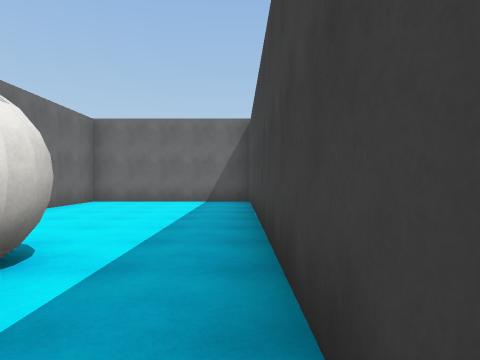
view 1 (above)

24 first-person views from a walk through a scene from a Unity 3-D project. The camera is 1.3 m above the floor, looks level and sees 75° across. The floor is counted in squares, 2 m on a side. Each view is taken from the middle of a square. On the plan, view 1 faces up. The plan holds only what a view shows up to about 10 squares ahead; the rest is blank. The place goes on beyond the plan. The player character is not drawn. Surface patterns are stand-ins for the level's own textures.

view 2
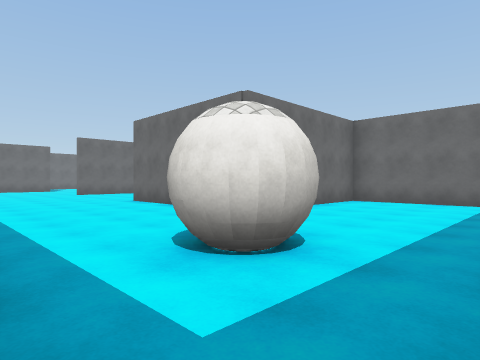

view 3
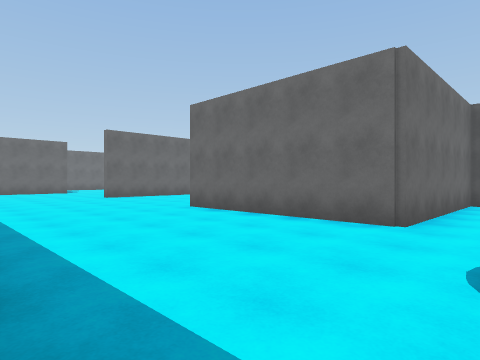

view 4
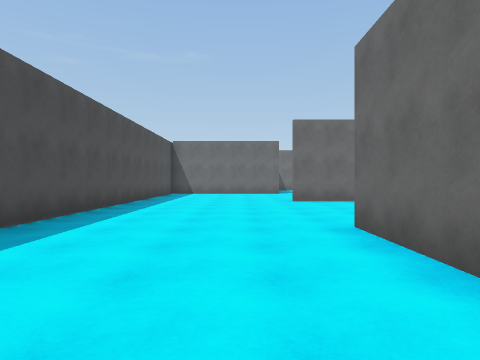

view 5
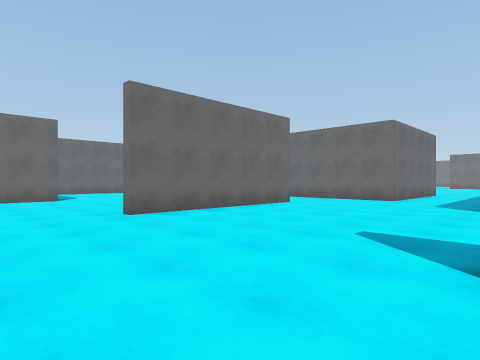

view 6
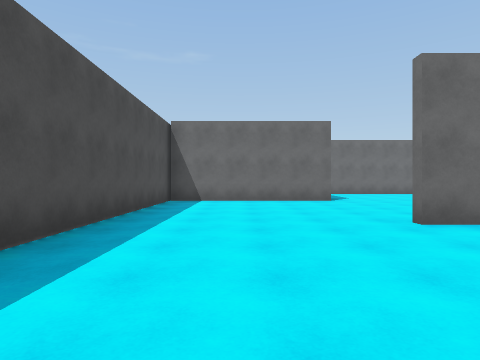

view 7
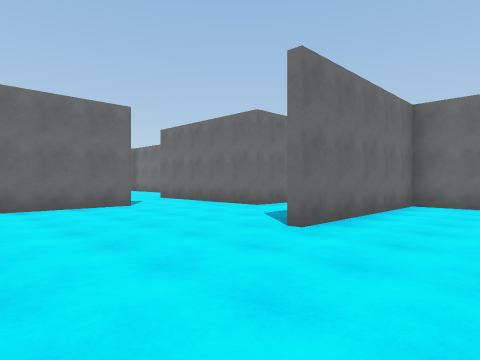

view 8
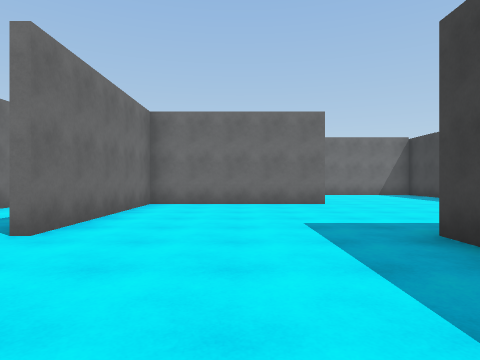

view 9
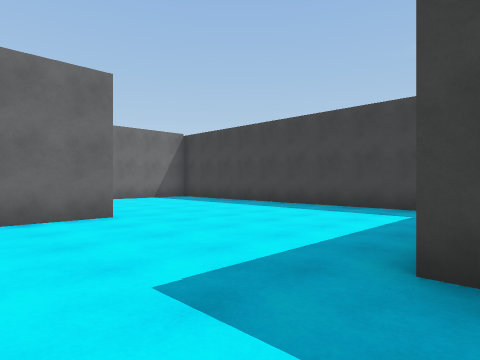

view 10
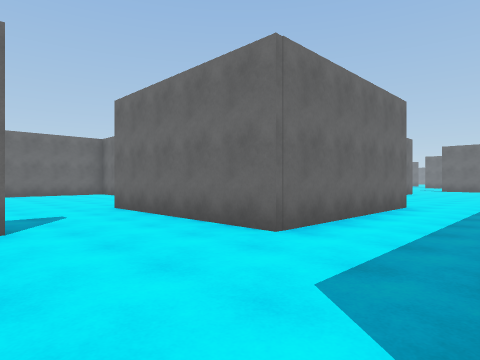

view 11
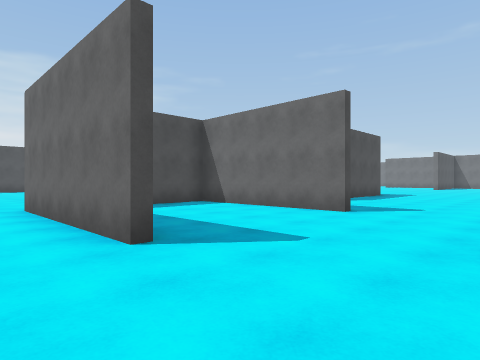

view 12
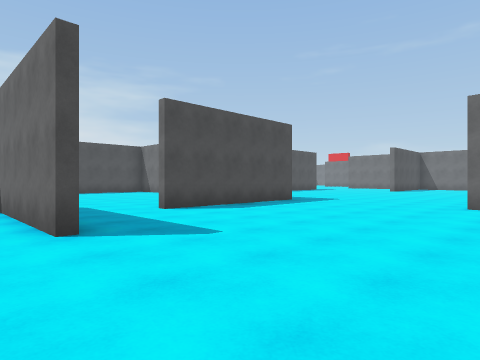

view 13
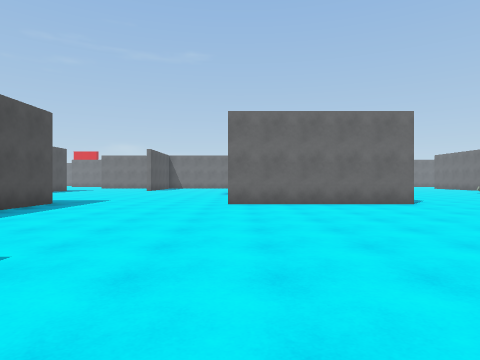

view 14
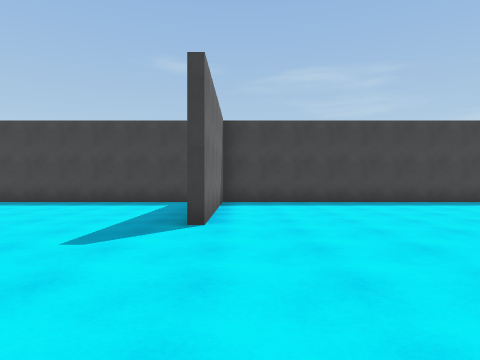

view 15
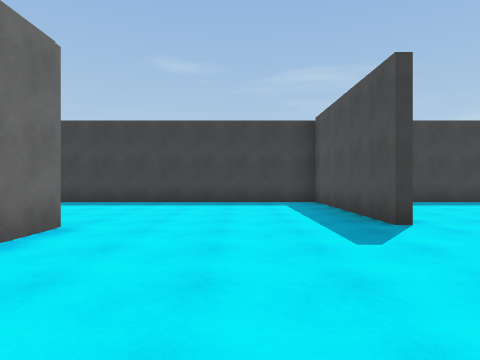

view 16
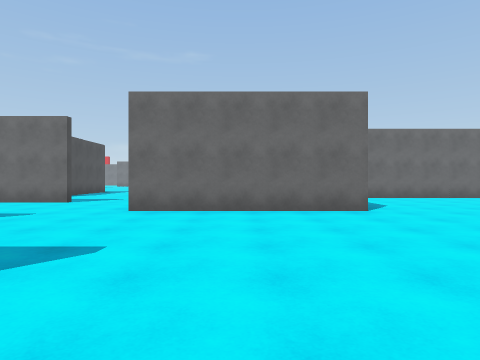

view 17
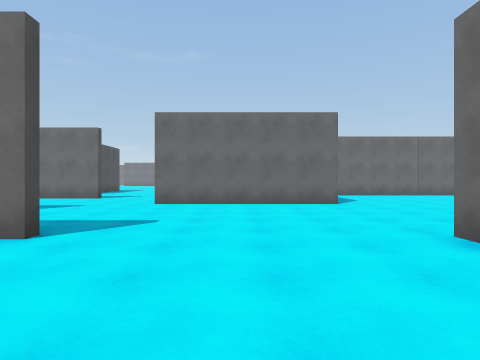

view 18
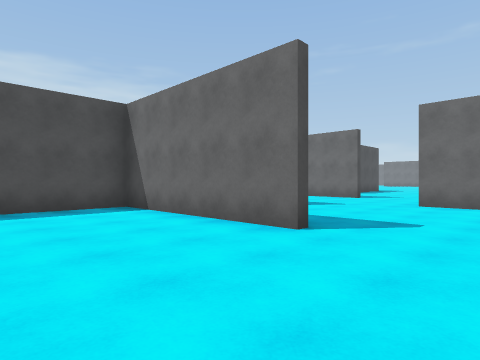

view 19
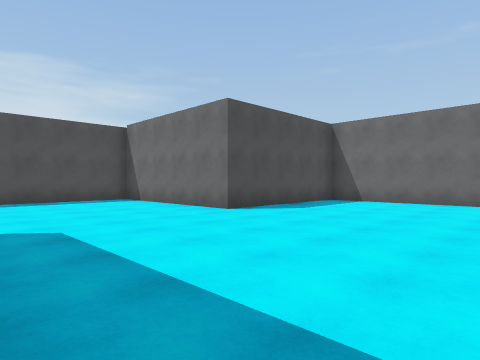

view 20
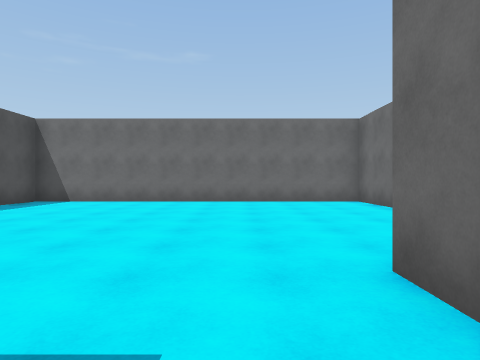

view 21
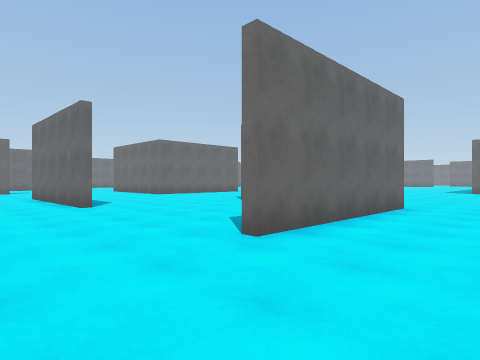

view 22
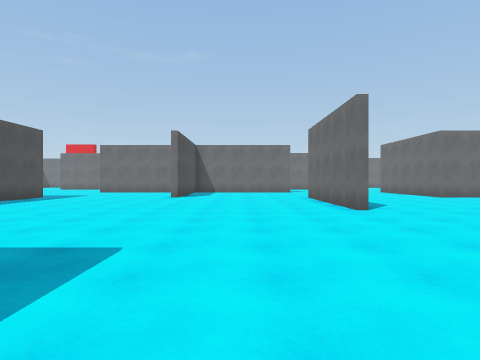

view 23
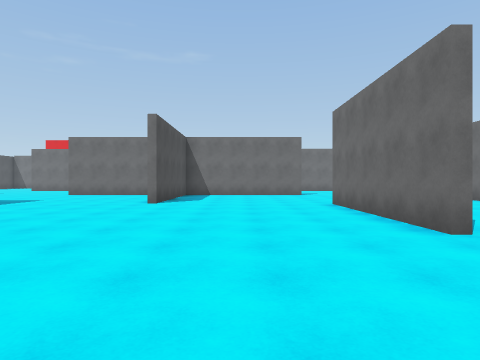

view 24
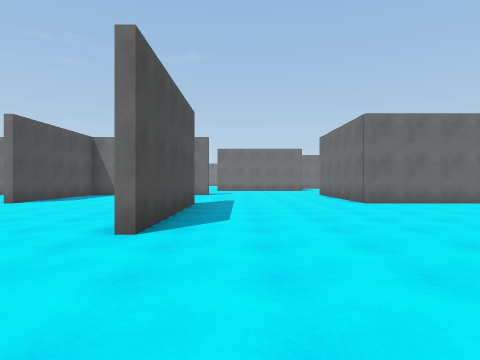

### Floor plan
Points are (right, up) in squares from view 1. A wall is a line through its corners. A room is listed if a view was taken in it or the views show most of it. See-through windows are left out.
Room 1 (views 1, 2, 3, 4, 5, 6, 7, 8, 9, 10, 11, 14, 15, 16, 17, 18, 19, 20)
walls: (-4.6, 14.4) (-9.4, 14.4) (-9.4, 9.6); (-4.7, 9) (-4.7, 9.8); (-14.5, 9.8) (-14.5, 4.6); (-12.4, 17.1) (-12.4, 12.1) (-17.2, 12.1); (-9.4, 19.8) (-9.4, 14.7) (-6.9, 14.7); (-4.5, 19.8) (0.3, 19.8) (0.3, 27.4); (0.3, 11) (0.3, 19.5); (0.4, 9.4) (-4.4, 9.4) (-4.4, 4.6) (-9.4, 4.6); (0, 19.5) (-4.5, 19.5); (-9.1, 24.5) (-9.6, 24.5); (-4.6, 24.5) (-5.9, 24.5); (-22.2, 14.6) (-24.4, 14.6) (-24.4, 4.8) (-19.8, 4.8) (-19.8, -0.2) (-9.1, -0.2); (-14.5, 24.8) (-14.5, 19.6); (0.3, 0.4) (0.3, 8.6)
ways out: opening at (-18.5, 15) to room 2; opening at (-14.5, 18.5) to room 2
Room 2 (views 12, 13, 21, 22, 23, 24)
walls: (-24.8, 14.8) (-19.8, 14.8); (-29.6, 19.5) (-34.5, 19.5); (-33, 9.7) (-32.5, 9.7); (-36, 14.7) (-34.6, 14.7); (-34.5, 19.8) (-29.6, 19.8); (-17, 17) (-17, 12.3) (-15.2, 12.3); (-24.4, 24.8) (-24.4, 19.6); (-34.7, 27.5) (-34.7, 24.5) (-36, 24.5)
ways out: opening at (-18.5, 15) to room 1; opening at (-14.5, 18.5) to room 1

Where each view was taken, in squares from view 1:
view 1: 0 up, 0 right, facing up
view 2: 0 up, 0 right, facing up-left
view 3: 0 up, 3 left, facing up-left
view 4: 3 up, 5 left, facing left
view 5: 2 up, 9 left, facing up-left
view 6: 2 up, 10 left, facing left
view 7: 6 up, 7 left, facing up-left
view 8: 6 up, 7 left, facing up
view 9: 9 up, 7 left, facing up-right
view 10: 9 up, 10 left, facing up-left
view 11: 20 up, 11 left, facing down-left
view 12: 21 up, 16 left, facing down-left
view 13: 20 up, 16 left, facing left
view 14: 19 up, 9 left, facing right
view 15: 22 up, 9 left, facing right
view 16: 22 up, 8 left, facing left
view 17: 22 up, 6 left, facing left
view 18: 22 up, 6 left, facing down-left
view 19: 10 up, 15 left, facing down-left
view 20: 11 up, 15 left, facing left
view 21: 17 up, 22 left, facing up-left
view 22: 17 up, 23 left, facing left
view 23: 17 up, 26 left, facing left
view 24: 21 up, 26 left, facing left
